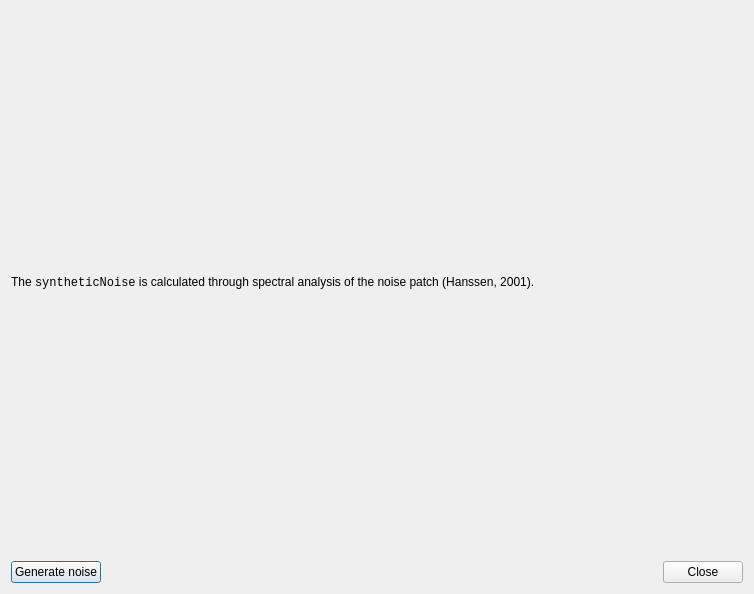
<?xml version="1.0" encoding="UTF-8"?>
<ui version="4.0">
 <class>CovarianceDialog</class>
 <widget class="QDialog" name="CovarianceDialog">
  <property name="geometry">
   <rect>
    <x>0</x>
    <y>0</y>
    <width>754</width>
    <height>594</height>
   </rect>
  </property>
  <property name="minimumSize">
   <size>
    <width>620</width>
    <height>400</height>
   </size>
  </property>
  <property name="windowTitle">
   <string>Covariance.syntheticNoise</string>
  </property>
  <layout class="QVBoxLayout" name="verticalLayout">
   <item>
    <widget class="QLabel" name="label">
     <property name="text">
      <string>&lt;html&gt;&lt;head/&gt;&lt;body&gt;&lt;p&gt;The &lt;span style='font-family: monospace'&gt;syntheticNoise&lt;/span&gt; is calculated through spectral analysis of the noise patch (Hanssen, 2001).&lt;/p&gt;&lt;/body&gt;&lt;/html&gt;</string>
     </property>
     <property name="scaledContents">
      <bool>false</bool>
     </property>
     <property name="wordWrap">
      <bool>true</bool>
     </property>
     <property name="margin">
      <number>10</number>
     </property>
    </widget>
   </item>
   <item>
    <layout class="QHBoxLayout" name="horizontalLayoutPlot"/>
   </item>
   <item>
    <layout class="QHBoxLayout" name="horizontalLayout">
     <item>
      <widget class="QPushButton" name="generateNoise">
       <property name="text">
        <string>Generate noise</string>
       </property>
      </widget>
     </item>
     <item>
      <spacer name="horizontalSpacer">
       <property name="orientation">
        <enum>Qt::Horizontal</enum>
       </property>
       <property name="sizeHint" stdset="0">
        <size>
         <width>40</width>
         <height>20</height>
        </size>
       </property>
      </spacer>
     </item>
     <item>
      <widget class="QPushButton" name="closeButton">
       <property name="text">
        <string>Close</string>
       </property>
       <property name="shortcut">
        <string>Esc</string>
       </property>
      </widget>
     </item>
    </layout>
   </item>
  </layout>
 </widget>
 <resources/>
 <connections>
  <connection>
   <sender>closeButton</sender>
   <signal>released()</signal>
   <receiver>CovarianceDialog</receiver>
   <slot>close()</slot>
   <hints>
    <hint type="sourcelabel">
     <x>567</x>
     <y>199</y>
    </hint>
    <hint type="destinationlabel">
     <x>309</x>
     <y>199</y>
    </hint>
   </hints>
  </connection>
 </connections>
</ui>
